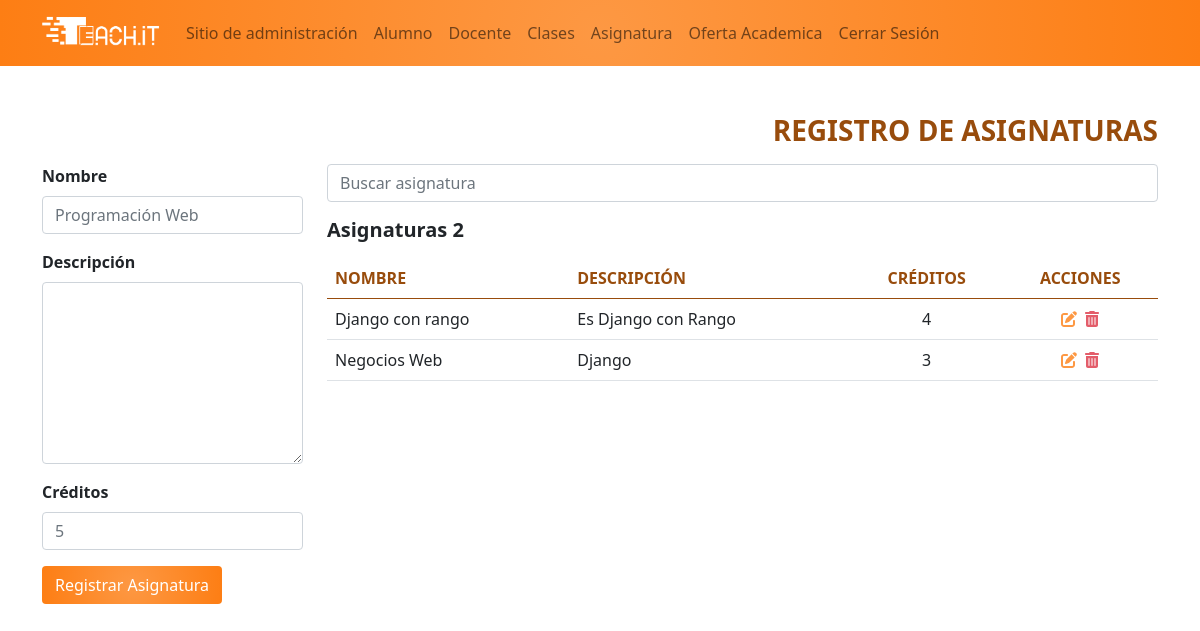
Before: /academico/asignaturas/ (signed in) with the older database file.
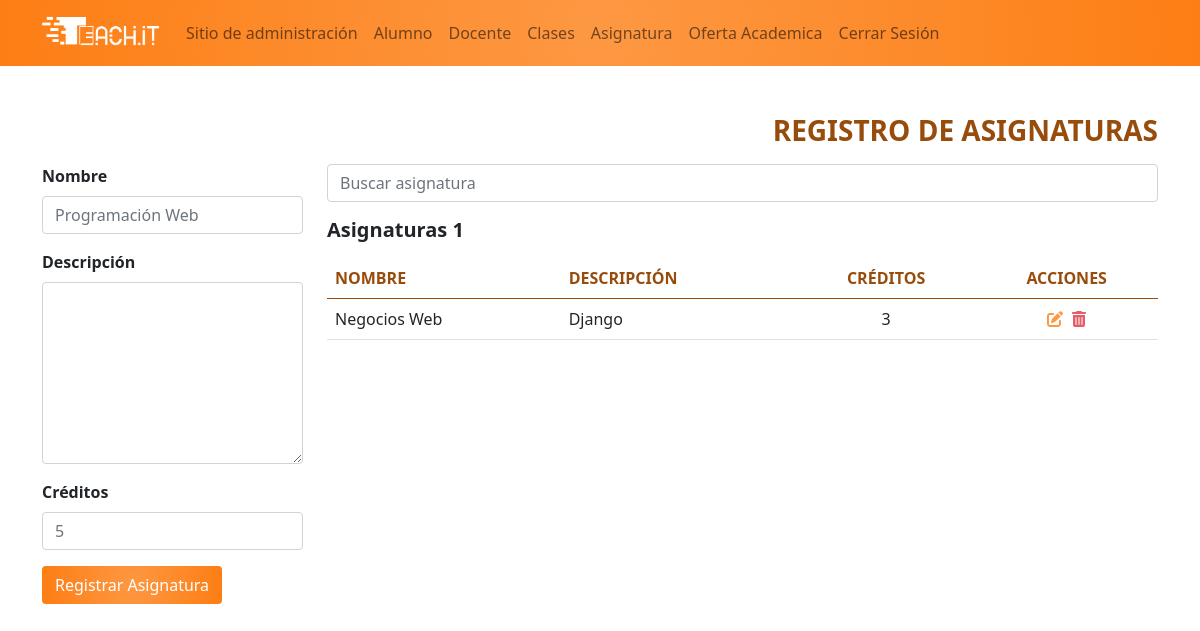
After: the same page with the newer database file.
### app_academico/models.py (models this page shows, shortened)
class Asignatura(models.Model):
    nombre = models.CharField(max_length=50)
    descripcion = models.TextField(default="Descripción pendiente")
    creditos = models.IntegerField(default=3)

### app_academico/views.py (the view)
# urls.py: path('asignaturas/', views.asignaturas, name="asignaturas"),
def asignaturas(request):
    if request.user.is_superuser:
        try:
            if request.method == 'POST':
                nombre = request.POST.get('nombre')
                descripcion = request.POST.get('descripcion')
                creditos = int(request.POST.get('creditos'))
                if creditos > 0 and creditos < 10:
                    c = Asignatura(nombre=nombre, descripcion=descripcion, creditos=creditos)
                    c.save()
                    messages.add_message(request, messages.INFO, f'La asignatura {nombre}  ha sido registrado con éxito')
                else:
                    messages.add_message(request, messages.ERROR,
                                             f'No puede ingresar numeros negativos ni, creditos mayores a 10')
        except:
            pass
        q = request.GET.get('q')
        if q:
            data = Asignatura.objects.filter(nombre__contains=q).order_by('nombre')
        else:
            data = Asignatura.objects.all().order_by('nombre')
        ctx = {
            'asignaturas': data,
            'q': q
        }
        return render(request, 'academico/asignaturas.html', ctx)
    else:
        return redirect(reverse('academico:index'))

### app_academico/templates/academico/asignaturas.html (shortened to what the changed rows need)
{% extends "base.html" %}
{% block container %}
    <div class="row">
        <div class="col-9">
            <form action="" method="get">
                <input type="search" name="q" value="{{ q|default_if_none:'' }}" class="form-control" placeholder="Buscar asignatura">
            </form>
            <h5 class="mt-3 mb-3 fw-bold">Asignaturas {{ asignaturas.count }}</h5>
            <table class="table table-hover">
                <thead>
                    <tr>
                        <th class="textOrangeDark">NOMBRE</th>
                        <th class="textOrangeDark">DESCRIPCIÓN</th>
                        <th class="text-center textOrangeDark">CRÉDITOS</th>
                        <th class="text-center textOrangeDark">ACCIONES</th>
                    </tr>
                </thead>
                <tbody>
                    {% for c in asignaturas %}
                    <tr>
                        <td>{{ c.nombre }}</td>
                        <td>{{ c.descripcion }}</td>
                        <td class="text-center">{{ c.creditos }}</td>
                        <td class="text-center">
                            <a href="{% url 'academico:editar_asignatura' c.id %}" class="edit"><span class="fas fa-edit"></span></a>&nbsp
                            <a onclick="if (!confirm('Eliminar Asignatura')) return false;" href="{% url 'academico:eliminar_asignatura' c.id  %}"  class="delete"><span class="fas fa-trash-alt"></span></a>
                        </td>
                    </tr>
                    {% empty %}
                    <tr>
                        <td colspan="4" class="text textOrangeDark text-center fw-bold">NO SE ENCONTRARON RESULTADOS</td>
                    </tr>
                    {% endfor %}
                </tbody>
            </table>
        </div>
    </div>
{% endblock %}

Changed rows visible on the page:
removed Asignatura: nombre "Django con rango", descripcion "Es Django con Rango", creditos "4"
Other visible differences:
{{ asignaturas.count }}: "2" → "1"
